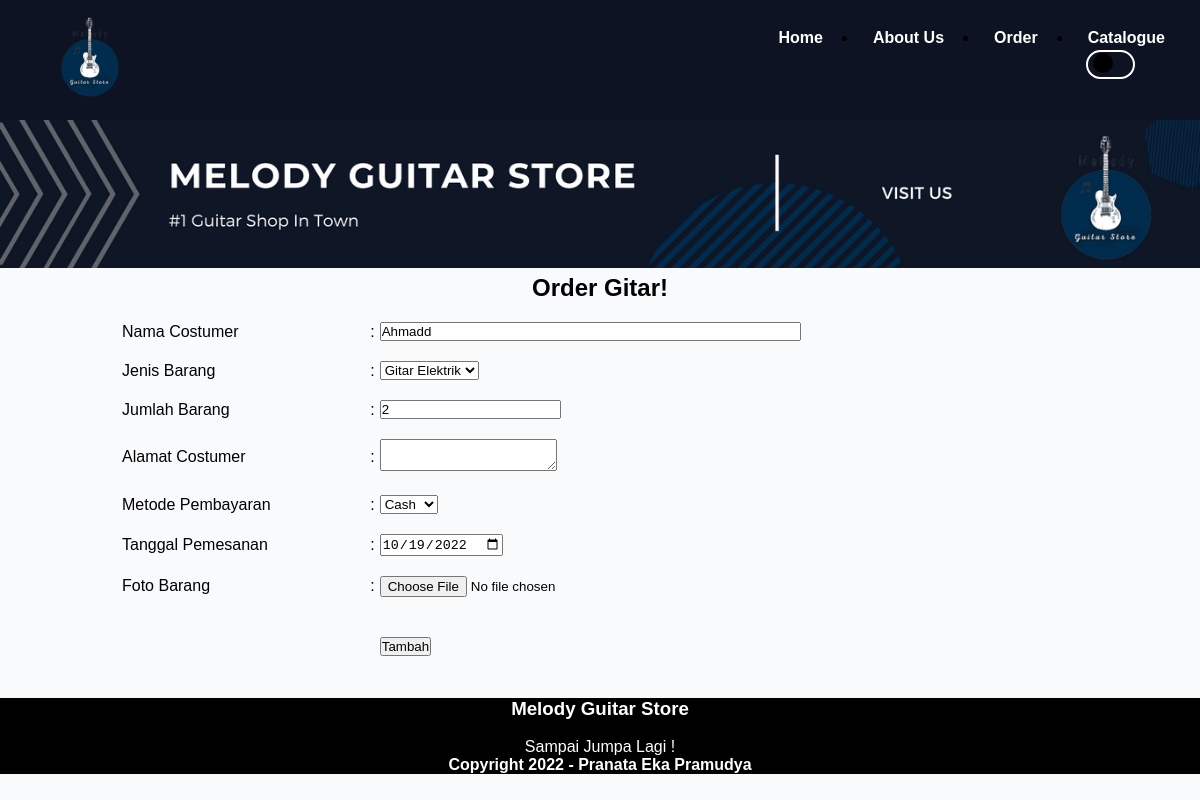
Page /ubah.php?nomor=3 on the committed database.
### tables this page shows
CREATE TABLE `data_customer` (
  `nomor` int(10) NOT NULL,
  `nama` varchar(40) NOT NULL,
  `jenis_barang` varchar(30) NOT NULL,
  `jumlah_barang` int(3) NOT NULL,
  `alamat` varchar(50) NOT NULL,
  `metode_pembayaran` varchar(30) NOT NULL,
  `tanggal_pemesanan` date NOT NULL,
  `foto_barang` varchar(50) NOT NULL
);

### ubah.php (the view, shortened to what this page needs)
<?php
require 'koneksi.php';
$id = $_GET['nomor'];
$result = mysqli_query($conn, "SELECT * FROM data_customer WHERE nomor='$id'");
$posttest = [];
while ($row = mysqli_fetch_assoc($result)) {
    $posttest[] = $row;
}
$mhs = $posttest[0];
?>
<!DOCTYPE html>
<html>
<head>
    <link rel ="stylesheet" href = "style.css">
</head>
<body>
    <header>
        <nav>
        <div class="wrap">
                <div class="logo"><a href="index.php"><img src="Gambar/Melody.png"></a></div>
                <div class="menu">
                    <ul>
                        <li><a href="index.php">Home</a></li>
                        <li><a href="about_us.php">About Us</a></li>
                        <li><a href="order.php">Order</a></li>
                        <li id="katalog"><a href="">Catalogue</a></li>
                        <label id="ubah"></label>
                    </ul>
                </div>
            </div>
    </nav>
    </header>
    <div class="wrap">
        <section class="banner">
            <img src="Gambar/Banner.png"width="100%"></p>
        </section>
    </div>
    <div align="center" class="formulir">
            <form action="" method="post">
                <table border="0" width="80%">
                    <tr class="judul">
                        <td colspan="4" align="center">
                            <strong>
                                <font size="5">
                                    <p>Order Gitar!</p>
                                </font>
                            </strong>
                        </td>
                    </tr>
                    <tr>
                        <td> <br> Nama Costumer</td>
                        <td> <br> :</td>
                        <td> <br> <input type="text" maxlength="100" name="nama" size="50" required="" value ="<?php echo $mhs['nama']; ?>"></td>
                    </tr>
                    <tr>
                        <td> <br> Jenis Barang</td>
                        <td> <br> :</td>
                        <td><br> <select name="jenis_barang" required ="" value = "<?php echo $mhs['jenis_barang']; ?>">
                            <option value="Gitar Elektrik">Gitar Elektrik</option>
                        </select></td>
                    </tr>
                    <tr>
                        <td> <br> Jumlah Barang</td>
                        <td> <br> :</td>
                        <td> <br> <input type="number" name="jumlah_barang" required=""value ="<?php echo $mhs['jumlah_barang']; ?>">
                    </tr>
                    <tr>
                        <td> <br> Alamat Costumer</td>
                        <td> <br> :</td>
                        <td> <br> <textarea name="alamat" required="" value = "<?php echo $mhs['alamat']; ?>"></textarea></td>
                    </tr>
                    <tr>
                        <td> <br> Metode Pembayaran</td>
                        <td> <br> :</td>
                        <td><br> <select name="metode_pembayaran" required ="" value = "<?php echo $mhs['metode_pembayaran']; ?>">
                            <option value="Cash">Cash</option>
                        </select></td>
                    </tr>
                    <tr>
                        <td> <br> Tanggal Pemesanan </td>
                        <td> <br> :</td>
                        <td> <br> <input type="date" name="tanggal_pemesanan" required = "" value = "<?php echo $mhs['tanggal_pemesanan']; ?>" >
                    </tr>
                    <tr>
                        <td> <br> Foto Barang </td>
                        <td> <br> :</td>
                        <td> <br> <input type = "file" name="foto_barang" required = "" value ="<?php echo $mhs['foto_barang']; ?>">
                    </tr>
                    <tr>
                        <td colspan="4"> <br> <br> </td>
                    </tr>
                    <tr>
                        <td></td>
                        <td></td>
                        <td><input type="submit" name = "tambah" value = "Tambah"></td>
                    </tr>
                </table>
            </form>
        </div>
    <footer class="footer">
        <h3>Melody Guitar Store</h3>
        <p>
            <br>
            Sampai Jumpa Lagi !
            <br>
        </p>
        <h4>Copyright 2022 - Pranata Eka Pramudya</h4>
    </footer>
</body>
</html>

### style.css (style rules this page uses)
* { text-decoration: none; margin: 0px; padding: 0px; }
body { background-color: #f9fafc; box-sizing: border-box; padding: 0; margin: 0; font-family: 'Franklin Gothic Medium', 'Arial Narrow', Arial, sans-serif; }
.wrap { width: 100%; margin: auto; position: relative; }
.logo img { padding: 10px 40px; width: 100px; float: left; }
.menu { float: right; }
nav { width: 100%; margin: auto; display: flex; line-height: 75px; position: sticky; top: 0; background-color: #0d1322; }
nav ul { margin: 0px; padding: 0px; overflow: hidden; }
nav ul li { float: left; }
nav ul li a { color: white; font-weight: bold; text-align: center; padding: 0px 35px 0px 15px ; }
.footer { background-color: #000000; text-align: center; margin-top: 40px; margin-bottom: 15px; color: white; }
label { position: absolute; float: left; width: 45px; height: 25px; right: 65px; top: 50px; border: 2px white solid; border-radius: 20px; }
label:before { position: absolute; content: ""; width: 20px; height: 20px; right: 20px; top: 1px; border: 2px; border-radius: 50%; cursor: pointer; background: black; transition: 2s; }

### rows in the picture
data_customer: nama "Ahmadd", jenis_barang "Gitar Elektrik", metode_pembayaran "Cash", tanggal_pemesanan "10/19/2022"
